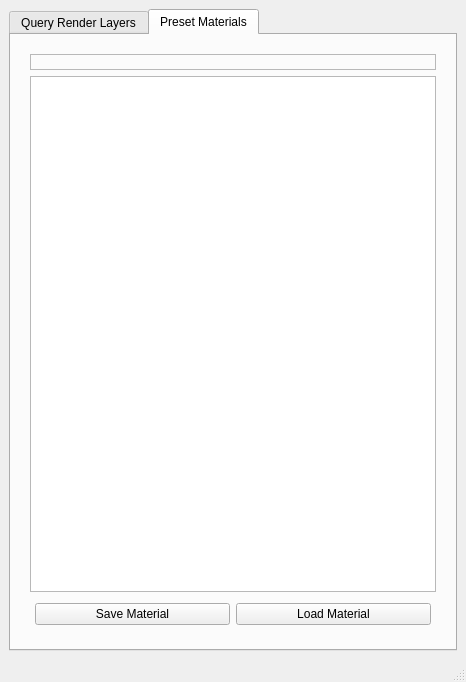
<?xml version="1.0" encoding="UTF-8"?>
<ui version="4.0">
 <class>MainWindow</class>
 <widget class="QMainWindow" name="MainWindow">
  <property name="geometry">
   <rect>
    <x>0</x>
    <y>0</y>
    <width>466</width>
    <height>682</height>
   </rect>
  </property>
  <property name="windowTitle">
   <string>Render Layer Organizer Menu (Ver 0.1)</string>
  </property>
  <widget class="QWidget" name="centralwidget">
   <layout class="QGridLayout" name="gridLayout">
    <item row="0" column="0">
     <widget class="QTabWidget" name="tabWidget">
      <property name="currentIndex">
       <number>1</number>
      </property>
      <widget class="QWidget" name="tab_3">
       <attribute name="title">
        <string>Query Render Layers</string>
       </attribute>
       <layout class="QGridLayout" name="gridLayout_3">
        <item row="0" column="0">
         <layout class="QHBoxLayout" name="horizontalLayout">
          <property name="margin">
           <number>5</number>
          </property>
          <item>
           <layout class="QVBoxLayout" name="verticalLayout">
            <item>
             <widget class="QLabel" name="label">
              <property name="text">
               <string>Render Layers</string>
              </property>
             </widget>
            </item>
            <item>
             <widget class="QTreeWidget" name="renderlayerTree">
              <property name="toolTip">
               <string>Queries Renderlayers In Scene</string>
              </property>
              <property name="frameShape">
               <enum>QFrame::WinPanel</enum>
              </property>
              <property name="frameShadow">
               <enum>QFrame::Sunken</enum>
              </property>
              <property name="lineWidth">
               <number>2</number>
              </property>
              <property name="editTriggers">
               <set>QAbstractItemView::DoubleClicked|QAbstractItemView::EditKeyPressed</set>
              </property>
              <property name="horizontalScrollMode">
               <enum>QAbstractItemView::ScrollPerPixel</enum>
              </property>
              <property name="columnCount">
               <number>1</number>
              </property>
              <attribute name="headerCascadingSectionResizes">
               <bool>true</bool>
              </attribute>
              <attribute name="headerMinimumSectionSize">
               <number>100</number>
              </attribute>
              <column>
               <property name="text">
                <string notr="true">1</string>
               </property>
              </column>
             </widget>
            </item>
            <item>
             <widget class="QPushButton" name="refreshRenderLayers_btm">
              <property name="text">
               <string>Refresh</string>
              </property>
             </widget>
            </item>
           </layout>
          </item>
          <item>
           <layout class="QVBoxLayout" name="verticalLayout_2">
            <item>
             <widget class="QSplitter" name="splitter">
              <property name="orientation">
               <enum>Qt::Vertical</enum>
              </property>
              <widget class="QLabel" name="itemsInRenderLayersLabel">
               <property name="frameShape">
                <enum>QFrame::Box</enum>
               </property>
               <property name="frameShadow">
                <enum>QFrame::Raised</enum>
               </property>
               <property name="text">
                <string>Shaders In Selected Layer</string>
               </property>
              </widget>
              <widget class="QListWidget" name="shaderListWidget">
               <property name="toolTip">
                <string>Queries Shaders in Selected Layer</string>
               </property>
               <property name="resizeMode">
                <enum>QListView::Adjust</enum>
               </property>
               <property name="sortingEnabled">
                <bool>true</bool>
               </property>
              </widget>
             </widget>
            </item>
            <item>
             <widget class="QSplitter" name="splitter_2">
              <property name="orientation">
               <enum>Qt::Vertical</enum>
              </property>
              <widget class="QLabel" name="polyInRenderLayerLabel">
               <property name="frameShape">
                <enum>QFrame::Box</enum>
               </property>
               <property name="frameShadow">
                <enum>QFrame::Raised</enum>
               </property>
               <property name="text">
                <string>Objects In RenderLayer</string>
               </property>
              </widget>
              <widget class="QListWidget" name="objectListWidget">
               <property name="selectionMode">
                <enum>QAbstractItemView::MultiSelection</enum>
               </property>
               <property name="movement">
                <enum>QListView::Static</enum>
               </property>
               <property name="resizeMode">
                <enum>QListView::Adjust</enum>
               </property>
               <property name="viewMode">
                <enum>QListView::ListMode</enum>
               </property>
               <property name="sortingEnabled">
                <bool>true</bool>
               </property>
              </widget>
             </widget>
            </item>
           </layout>
          </item>
         </layout>
        </item>
       </layout>
      </widget>
      <widget class="QWidget" name="tab_4">
       <attribute name="title">
        <string>Preset Materials</string>
       </attribute>
       <layout class="QGridLayout" name="gridLayout_2">
        <item row="0" column="0">
         <layout class="QVBoxLayout" name="verticalLayout_4">
          <property name="margin">
           <number>5</number>
          </property>
          <item>
           <layout class="QVBoxLayout" name="verticalLayout_3">
            <property name="margin">
             <number>5</number>
            </property>
            <item>
             <widget class="QLabel" name="loadPreviewImage">
              <property name="frameShape">
               <enum>QFrame::StyledPanel</enum>
              </property>
              <property name="text">
               <string/>
              </property>
              <property name="pixmap">
               <pixmap>placeHolderPic.jpg</pixmap>
              </property>
              <property name="alignment">
               <set>Qt::AlignCenter</set>
              </property>
             </widget>
            </item>
            <item>
             <widget class="QListWidget" name="matLoaderList">
              <property name="frameShape">
               <enum>QFrame::StyledPanel</enum>
              </property>
              <property name="horizontalScrollBarPolicy">
               <enum>Qt::ScrollBarAlwaysOff</enum>
              </property>
             </widget>
            </item>
            <item>
             <layout class="QHBoxLayout" name="horizontalLayout_2">
              <property name="margin">
               <number>5</number>
              </property>
              <item>
               <widget class="QPushButton" name="saveMatBttm">
                <property name="text">
                 <string>Save Material</string>
                </property>
               </widget>
              </item>
              <item>
               <widget class="QPushButton" name="loadMatBttm">
                <property name="text">
                 <string>Load Material</string>
                </property>
               </widget>
              </item>
             </layout>
            </item>
           </layout>
          </item>
         </layout>
        </item>
       </layout>
      </widget>
     </widget>
    </item>
   </layout>
  </widget>
  <widget class="QMenuBar" name="menubar">
   <property name="geometry">
    <rect>
     <x>0</x>
     <y>0</y>
     <width>466</width>
     <height>21</height>
    </rect>
   </property>
  </widget>
  <widget class="QStatusBar" name="statusbar"/>
 </widget>
 <resources/>
 <connections/>
</ui>
